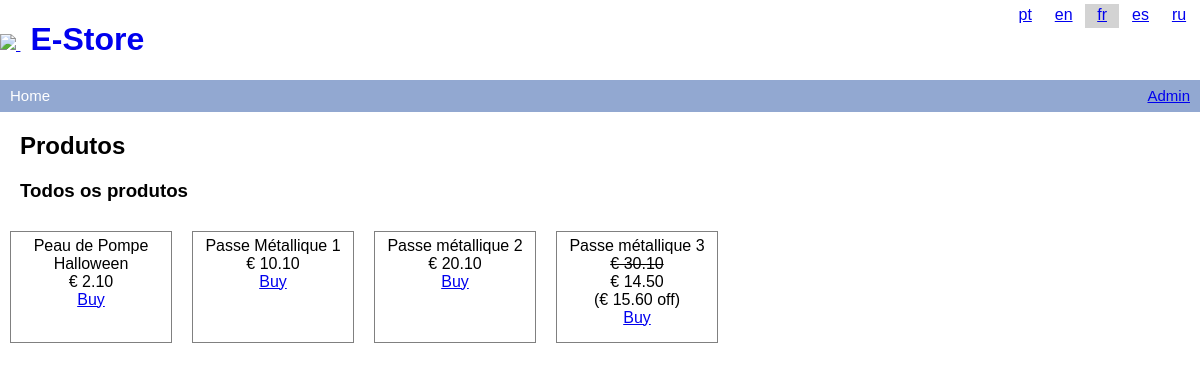
/index.php?lang=fr, run on the app's committed database.
### tables this page shows
CREATE TABLE languages (
	id INT(10) NOT NULL AUTO_INCREMENT,
	code VARCHAR(2) NOT NULL,
	currency VARCHAR(10) NOT NULL,
	decimals VARCHAR(1) NOT NULL,
	thousands VARCHAR(1) NOT NULL,
	PRIMARY KEY (id)
)
COLLATE='utf8_general_ci';

CREATE TABLE products (
	id INT(10) NOT NULL AUTO_INCREMENT,
	name VARCHAR(200) UNIQUE,
	price VARCHAR(200) UNIQUE,
	sale_start DATETIME NULL DEFAULT NULL,
	sale_end DATETIME NULL DEFAULT NULL,
	sale_price VARCHAR(200) DEFAULT NULL,
	PRIMARY KEY (id)
)
COLLATE='utf8_general_ci';

CREATE TABLE tr_varchar (
	id INT(10) NOT NULL AUTO_INCREMENT,
	language_id INT(10) NOT NULL,
	code VARCHAR(200) NOT NULL,
	value VARCHAR(200) NOT NULL,
	PRIMARY KEY (id)
)
COLLATE='utf8_general_ci';

CREATE TABLE tr_float (
	id INT(10) NOT NULL AUTO_INCREMENT,
	language_id INT(10) NOT NULL,
	code VARCHAR(200) NOT NULL,
	value FLOAT NULL NOT NULL,
	PRIMARY KEY (id)
)
COLLATE='utf8_general_ci';

### lib/language.php (called while the page is built, shortened)
<?php
function prefered_language($available_languages, $user_language) {
	$available_languages = array_flip($available_languages);
	$langs = array();
	preg_match_all(
		'~([\w-]+)(?:[^,\d]+([\d.]+))?~',
		strtolower($user_language),
		$matches,
		PREG_SET_ORDER
	);
	foreach ($matches as $match) {
		$value = isset($match[2]) ? (float) $match[2] : 1.0;
		if (isset($available_languages[$match[1]])) {
			$langs[$match[1]] = $value;
			continue;
		}
	}
	if ($langs) {
		arsort($langs);
		return key($langs);
	} else {
		return $available_languages[0];
	}
}
$sql = "SELECT * FROM languages";
$result = mysqli_query($conn, $sql);
if (mysqli_num_rows($result) > 0) {
	while ($a = mysqli_fetch_assoc($result)) {
		$languages[$a['code']] = $a;
    }
}
$available_languages = array_keys($languages);
$user_language = $_SESSION['lang'];
if (isset($_GET['lang'])) {
	$user_language = $_SESSION['lang'] = $_GET['lang'];
}
$lang = prefered_language($available_languages, strtolower($user_language));

### lib/product.php (called while the page is built, shortened)
<?php
$id = (int) $a['id'];
$sql_name = 'select value from tr_varchar where language_id = ' . $languages[$lang]['id'] . ' and
	code = \'' . $a['name'] . '\' limit 1';
$result_name = mysqli_query($conn, $sql_name);
if (mysqli_num_rows($result_name) > 0) {
    while ($a_name = mysqli_fetch_assoc($result_name)) {
        $name = $a_name['value'];
	}
} else {
	$name = '[not translated]';
}
$price = null;
$sql_price = 'select value from tr_float where language_id = ' . $languages[$lang]['id'] . ' and
	code = \'' . $a['price'] . '\' limit 1';
$result_price = mysqli_query($conn, $sql_price);
if (mysqli_num_rows($result_price) > 0) {
    while ($a_price = mysqli_fetch_assoc($result_price)) {
        $price = $a_price['value'];
	}
}
$sale_price = null;
$off = null;
if ( ! empty($a['sale_start'])) {
	$sale_start = strtotime($a['sale_start']);
	$sale_end = strtotime($a['sale_end']);
	$now = time();
	$sql_sale_price = 'select value from tr_float where language_id = ' . $languages[$lang]['id'] . ' and code = \'' . $a['sale_price'] . '\' limit 1';
	$result_sale_price = mysqli_query($conn, $sql_sale_price);
	if (mysqli_num_rows($result_sale_price) > 0) {
		while ($a_sale_price = mysqli_fetch_assoc($result_sale_price)) {
			$sale_price = $a_sale_price['value'];
		}
	}
	if ($sale_start <= $now && $now <= $sale_end) {
		$off = $price - $sale_price;
	}
}
$price_formatted = $languages[$lang]['currency'] . ' '
	. number_format($price, 2, $languages[$lang]['decimals'], $languages[$lang]['thousands']);
$off_formatted = $languages[$lang]['currency'] . ' '
	. number_format($off, 2, $languages[$lang]['decimals'], $languages[$lang]['thousands']);
$sale_price_formatted = $languages[$lang]['currency'] . ' '
	. number_format($sale_price, 2, $languages[$lang]['decimals'], $languages[$lang]['thousands']);

### html/product01.php (the view)
<div class="product_item">
	<span class="name"><?php echo $name; ?></span>
	<?php if ($off) { ?>
		<del><?php echo $price_formatted; ?></del>
		<span class="sale_price"><?php echo $sale_price_formatted; ?></span>
		<span class="sale">(<?php echo $off_formatted; ?> off)</span>
	<?php } else { ?>
		<span class="price"><?php echo $price_formatted; ?></span>
	<?php } ?>
	<a href="#" onclick="comprar_item('checkout.php?id=<?php echo $id; ?>', '<?php echo $price_formatted; ?>')">Buy</a>
</div>

### html/header.php (shortened to what this page needs)
<?php
include_once(__DIR__ . '/../lib/connection.php');
include_once(__DIR__ . '/../lib/language.php');
?>
<!DOCTYPE html>
<html xmlns="http://www.w3.org/1999/xhtml" lang="pt_BR">
<head>
    <link rel="stylesheet" type="text/css" href="frontend/style.css">
</head>
<body>
    <div id="header">
        <a href="index.php">
            <img src="http://www.hoplon.com/site/img/logo-hoplon.svg"/>
            <h1>E-Store</h1>
        </a>
        <ul id="langs">
            <?php foreach ($languages as $language) { ?>
                <li class="<?php if ($_SESSION['lang'] == $language['code']) { print 'selected'; } ?>">
                    <a href="index.php?lang=<?php echo $language['code']; ?>"><?php echo $language['code']; ?></a>
                </li>
            <?php } ?>
        </ul>
    </div>
    <div id="crambs">
        <span><?php echo $breadcrumbs; ?></span>
        <span class="admin"><a href="admin.php">Admin</a></span>
    </div>
    <div id="content">

### index.php (shortened to what this page needs)
<?php
$breadcrumbs = 'Home';
include('html/header.php');
include('html/index01.php');
include('html/index02.php');
$sql = "SELECT * FROM products";
$result = mysqli_query($conn, $sql);
if (mysqli_num_rows($result) > 0) {
    while ($a = mysqli_fetch_assoc($result)) {
        include('lib/product.php');
		include('html/product01.php');
    }
} else {
    echo "No results";
}
include('html/index03.php');
include('html/footer.php');

### frontend/style.css (style rules this page uses)
body { padding: 0px; margin: 0px; font-family: sans-serif; }
#header { height: 10vh; }
#header img { padding-top: 1px; margin-top: 2vh; }
#header h1 { display: inline-block; margin-left: 10px; }
#crambs { font-size: 15px; background-color: #92a8d1; height: 25px; padding-top: 7px; color: white; }
#crambs span { margin-left: 10px; }
.product_item { margin: 10px; display: inline-block; border: 1px solid gray; padding: 5px; height: 100px; width: 150px; text-align: center; float: left; }
.product_item span { display: block; }
.product_item span.name { font-size: 16px; }
#crambs span.admin { float: right; margin-right: 10px; }
#langs { position: fixed; top: 4px; right: 4px; display: inline-block; list-style: none; padding: 0; margin: 0; }
#langs li { display: inline-block; min-width: 30px; min-height: 20px; padding: 2px; text-align: center; background-color: white; }
#langs li.selected { background-color: lightgray; }

### data on the page
languages: code "pt"
languages: code "en"
languages: code "fr", price_formatted "€ 2.10", price_formatted "€ 10.10", price_formatted "€ 20.10", price_formatted "€ 30.10", sale_price_formatted "€ 14.50"
languages: code "es"
languages: code "ru"
products: tr_varchar.value "Peau de Pompe Halloween"
products: tr_varchar.value "Passe Métallique 1"
products: tr_varchar.value "Passe métallique 2"
products: tr_varchar.value "Passe métallique 3", off_formatted "€ 15.60"

### other printed values
$breadcrumbs "Home"
